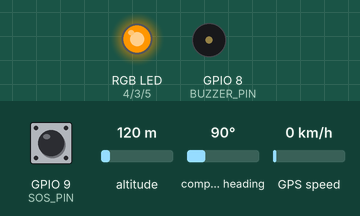
This sketch was run on a simulated ESP32-C3. Parts: an RGB LED mixed from three pins (HIGH = lit), buzzer (waves = sounding, pin HIGH). Inputs (shaded band) come from the test bench; at power-on: GPIO 9 (SOS_PIN) HIGH, altitude 120 m, compass heading 90°, GPS speed 0 km/h. WiFi joins after 1.5 s; servers stay silent unless stated; uploads are accepted with an empty reply; the GPS gets a fix after 3 s at 37.7749, -122.4194 with 8 satellites; what the sketch prints to the serial monitor is not drawn.

Above: at 0.1 s.
At 2.9 s:
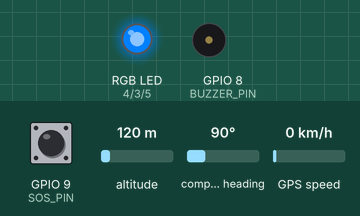
3.0 s: GPIO 9 (SOS_PIN) pulled LOW for 0.15 s
At 6.4 s:
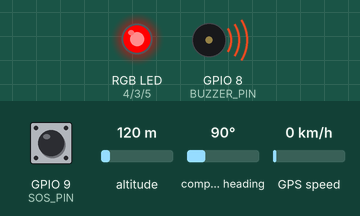
Timing chart, 0 to 16.5 s (numbered marks = the images above; inputs shaded):
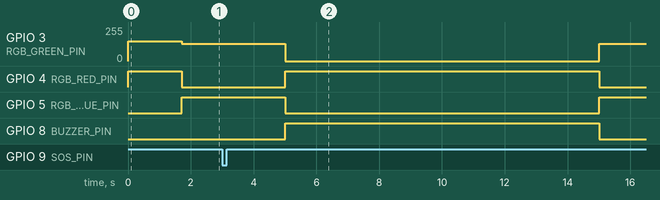

Measured:
- after the input at 3.0 s, GPIO 3 (RGB_GREEN_PIN): 128/255 → 0/255 after 2.0 s, → 128/255 10.0 s later; GPIO 4 (RGB_RED_PIN), GPIO 8 (BUZZER_PIN): LOW → HIGH after 2.0 s, → LOW 10.0 s later; GPIO 5 (RGB_BLUE_PIN): HIGH → LOW after 2.0 s, → HIGH 10.0 s later

The sketch:

TrackGuard_ESP32C3.ino
```cpp
/*
  TrackGuard - Smart Safety Band ESP32-C3 Firmware (Instant Hardware Response)
  ----------------------------------------------------------------------------
  Microcontroller: ESP32-C3 SuperMini
  Pins: GPS (Pin 0 RX, Pin 1 TX), SOS (Pin 9), Buzzer (Pin 10), RGB (Pin 3 Red, Pin 4 Green, Pin 5 Blue)
*/

#include <WiFi.h>
#include <HTTPClient.h>
#include <HardwareSerial.h>
#include <TinyGPSPlus.h>

// ==========================================
// CONFIGURATION: WI-FI & FIREBASE RTDB
// ==========================================
const char* WIFI_SSID     = "iQOO Neo6";
const char* WIFI_PASSWORD = "IronmanMark85";
const char* FIREBASE_HOST = "https://trackguard-dd2d4-default-rtdb.firebaseio.com";
const char* DEVICE_ID     = "TG-BAND-01";

// ==========================================
// PIN ALLOCATION (ESP32-C3 SuperMini)
// ==========================================
#define GPS_RX_PIN      0     // Pin 0 -> Connect to GPS TX
#define GPS_TX_PIN      1     // Pin 1 -> Connect to GPS RX

#define SOS_PIN         9     // Pin 9 -> SOS Button (Active LOW)
#define BUZZER_PIN      8    // Pin 10 -> Siren Buzzer
#define RGB_RED_PIN     4     // Red LED Pin
#define RGB_GREEN_PIN   3     // Green LED Pin
#define RGB_BLUE_PIN    5     // Blue LED Pin

// ==========================================
// GLOBALS & OBJECTS
// ==========================================
HardwareSerial gpsSerial(1);
TinyGPSPlus gps;

const unsigned long ALARM_DURATION_MS = 10000; // 10-Second Auto-Stop Siren
unsigned long sosStartTime = 0;
unsigned long lastSosPostTime = 0;
const unsigned long SOS_POST_COOLDOWN = 5000; // 5-Second Cooldown between alert posts
volatile bool sosActive = false;
volatile bool pendingSosCloudPost = false;

unsigned long lastTelemetryTime = 0;
const unsigned long TELEMETRY_INTERVAL = 5000; // 5 seconds

unsigned long lastCommandCheckTime = 0;
const unsigned long COMMAND_CHECK_INTERVAL = 3000; // 3 seconds

float currentLat = 13.082711; // Demo fallback coordinates
float currentLng = 80.270722;
float currentSpeed = 0.0;
int satCount = 8;
int batteryLevelPct = 88;

// ==========================================
// HARDWARE HELPER FUNCTIONS
// ==========================================
void setRGB(uint8_t r, uint8_t g, uint8_t b) {
  // Drive Red, Green, and Blue PWM pins at 100% full brightness scale (0-255)
  analogWrite(RGB_RED_PIN, r);
  analogWrite(RGB_GREEN_PIN, g);
  analogWrite(RGB_BLUE_PIN, b);
}

void normalLED()       { setRGB(0, 255, 0); }    // Green = Safe
void wifiConnectedLED(){ setRGB(0, 128, 255); }  // Cyan/Blue = Cloud Connected
void gpsSearchingLED() { setRGB(255, 150, 0); }  // Yellow = GPS Searching
void emergencyLED()    { setRGB(255, 0, 0); }    // Red = SOS Active

void buzzerON() {
  digitalWrite(BUZZER_PIN, HIGH);
}

void buzzerOFF() {
  digitalWrite(BUZZER_PIN, LOW);
}

// ==========================================
// INSTANT INTERRUPT HANDLER FOR BUTTON
// ==========================================
volatile unsigned long lastInterruptTime = 0;

void IRAM_ATTR handleSosInterrupt() {
  unsigned long now = millis();
  if (now - lastInterruptTime > 300) { // 300ms software debounce
    pendingSosCloudPost = true;
    lastInterruptTime = now;
  }
}

// ==========================================
// FIREBASE REALTIME DATABASE REST API
// ==========================================
void postLocationToFirebase(float lat, float lng, float speed, int sats, int batt) {
  if (WiFi.status() != WL_CONNECTED) return;

  HTTPClient http;
  String url = String(FIREBASE_HOST) + "/location/current.json";
  http.begin(url);
  http.setTimeout(1500); // 1.5s timeout max
  http.addHeader("Content-Type", "application/json");

  String jsonString = "{\"lat\":" + String(lat, 6) +
                      ",\"lng\":" + String(lng, 6) +
                      ",\"speed\":" + String(speed, 1) +
                      ",\"satellites\":" + String(sats) +
                      ",\"battery\":" + String(batt) +
                      ",\"timestamp\":" + String(millis()) + "}";

  int httpCode = http.PUT(jsonString);
  if (httpCode > 0) {
    Serial.printf("[Firebase REST] 📍 Location updated successfully. Code: %d\n", httpCode);
  }
  http.end();
}

void postAlertToFirebase(const char* type, const char* title, const char* msg) {
  if (WiFi.status() != WL_CONNECTED) return;

  HTTPClient http;
  String url = String(FIREBASE_HOST) + "/alerts.json";
  http.begin(url);
  http.setTimeout(1500);
  http.addHeader("Content-Type", "application/json");

  String jsonString = "{\"type\":\"" + String(type) +
                      "\",\"severity\":\"critical\",\"title\":\"" + String(title) +
                      "\",\"message\":\"" + String(msg) +
                      "\",\"lat\":" + String(currentLat, 6) +
                      ",\"lng\":" + String(currentLng, 6) +
                      ",\"status\":\"active\",\"device\":\"" + String(DEVICE_ID) +
                      "\",\"timestamp\":" + String(millis()) + "}";

  int httpCode = http.POST(jsonString);
  Serial.printf("[Firebase REST] 🚨 SOS Alert Posted! Code: %d\n", httpCode);
  http.end();
}

void checkFirebaseCommands() {
  if (WiFi.status() != WL_CONNECTED) return;

  HTTPClient http;
  String url = String(FIREBASE_HOST) + "/bands/" + DEVICE_ID + "/commands.json";
  http.begin(url);
  http.setTimeout(1500);

  int httpCode = http.GET();
  if (httpCode == 200) {
    String payload = http.getString();

    if (payload.indexOf("BUZZER") != -1 && payload.indexOf("\"executed\":true") == -1 && payload.indexOf("\"executed\": true") == -1) {
      Serial.println("\n=================================");
      Serial.println("  🌐 CLOUD COMMAND RECEIVED FROM WEB!");
      Serial.println("=================================");

      sosActive = true;
      sosStartTime = millis();
      buzzerON();
      emergencyLED();

      // Mark command as executed
      HTTPClient ackHttp;
      ackHttp.begin(String(FIREBASE_HOST) + "/bands/" + DEVICE_ID + "/commands/executed.json");
      ackHttp.setTimeout(1000);
      ackHttp.addHeader("Content-Type", "application/json");
      ackHttp.PUT("true");
      ackHttp.end();
    }
  }
  http.end();
}

// ==========================================
// SETUP & LOOP
// ==========================================
void setup() {
  Serial.begin(115200);

  unsigned long start = millis();
  while (!Serial && millis() - start < 2000) delay(10);

  Serial.println("\n========================================");
  Serial.println("  TRACKGUARD ESP32-C3 SUPERMINI BAND READY");
  Serial.println("========================================");

  pinMode(SOS_PIN, INPUT_PULLUP);
  pinMode(BUZZER_PIN, OUTPUT);
  buzzerOFF();

  // Hardware Pin Interrupt on SOS Button (Pin 9)
  attachInterrupt(digitalPinToInterrupt(SOS_PIN), handleSosInterrupt, FALLING);

  pinMode(RGB_RED_PIN, OUTPUT);
  pinMode(RGB_GREEN_PIN, OUTPUT);
  pinMode(RGB_BLUE_PIN, OUTPUT);
  setRGB(0, 0, 0);
  gpsSearchingLED();

  gpsSerial.begin(9600, SERIAL_8N1, GPS_RX_PIN, GPS_TX_PIN);

  Serial.printf("[Wi-Fi] Connecting to %s...", WIFI_SSID);
  WiFi.disconnect(true);
  delay(100);
  WiFi.mode(WIFI_STA);
  WiFi.setAutoReconnect(true);
  WiFi.begin(WIFI_SSID, WIFI_PASSWORD);
  int wifiAttempts = 0;
  while (WiFi.status() != WL_CONNECTED && wifiAttempts < 30) {
    delay(400);
    Serial.print(".");
    wifiAttempts++;
  }

  if (WiFi.status() == WL_CONNECTED) {
    Serial.println("\n[Wi-Fi] Connected! IP: " + WiFi.localIP().toString());
    wifiConnectedLED();
  } else {
    Serial.println("\n[Wi-Fi] Connection failed! Running in offline fallback mode.");
    normalLED();
  }

  Serial.println("\nSYSTEM READY - Press SOS button (Pin 9) to test emergency.");
}

void loop() {
  // 1. Read GPS Serial Stream
  while (gpsSerial.available() > 0) {
    if (gps.encode(gpsSerial.read())) {
      if (gps.location.isValid()) {
        currentLat = gps.location.lat();
        currentLng = gps.location.lng();
        currentSpeed = gps.speed.kmph();
      }
    }
  }

  // 2. Instant SOS Hardware Trigger (Fired by Interrupt or Loop)
  static bool previousButtonState = HIGH;
  bool currentButtonState = digitalRead(SOS_PIN);

  if (!sosActive && (millis() - lastSosPostTime >= SOS_POST_COOLDOWN) && ((previousButtonState == HIGH && currentButtonState == LOW) || pendingSosCloudPost)) {
    pendingSosCloudPost = false;
    lastSosPostTime = millis();

    Serial.println("\n================================");
    Serial.println("   🚨 HARDWARE SOS BUTTON PRESSED!");
    Serial.println("================================");

    sosActive = true;
    sosStartTime = millis();
    emergencyLED();
    buzzerON();

    // Post to cloud
    postAlertToFirebase("sos_push_button", "Hardware SOS Button Pressed", "Distress button pressed on ESP32-C3 band");
    postLocationToFirebase(currentLat, currentLng, currentSpeed, satCount, batteryLevelPct);

    delay(100);
  }
  previousButtonState = currentButtonState;

  // 3. 2-Second Auto-Stop Siren Timer
  if (sosActive) {
    if (millis() - sosStartTime >= ALARM_DURATION_MS) {
      sosActive = false;
      buzzerOFF();
      Serial.println("\n[SYSTEM] ⏰ 2s Alarm Auto-Stopped");
      WiFi.status() == WL_CONNECTED ? wifiConnectedLED() : normalLED();
    }
  }

  // 4. Periodic Telemetry (every 5 seconds)
  static bool wasConnected = false;
  bool isConnected = (WiFi.status() == WL_CONNECTED);
  if (isConnected != wasConnected) {
    wasConnected = isConnected;
    if (!sosActive) {
      isConnected ? wifiConnectedLED() : normalLED();
    }
  }

  if (millis() - lastTelemetryTime >= TELEMETRY_INTERVAL) {
    lastTelemetryTime = millis();
    Serial.printf("[Telemetry] Lat: %.5f | Lng: %.5f | Sats: %d\n", currentLat, currentLng, satCount);
    postLocationToFirebase(currentLat, currentLng, currentSpeed, satCount, batteryLevelPct);
  }

  // 5. Periodic Web Command Check (every 3 seconds)
  if (!sosActive && (millis() - lastCommandCheckTime >= COMMAND_CHECK_INTERVAL)) {
    lastCommandCheckTime = millis();
    checkFirebaseCommands();
  }

  delay(10);
}
```
